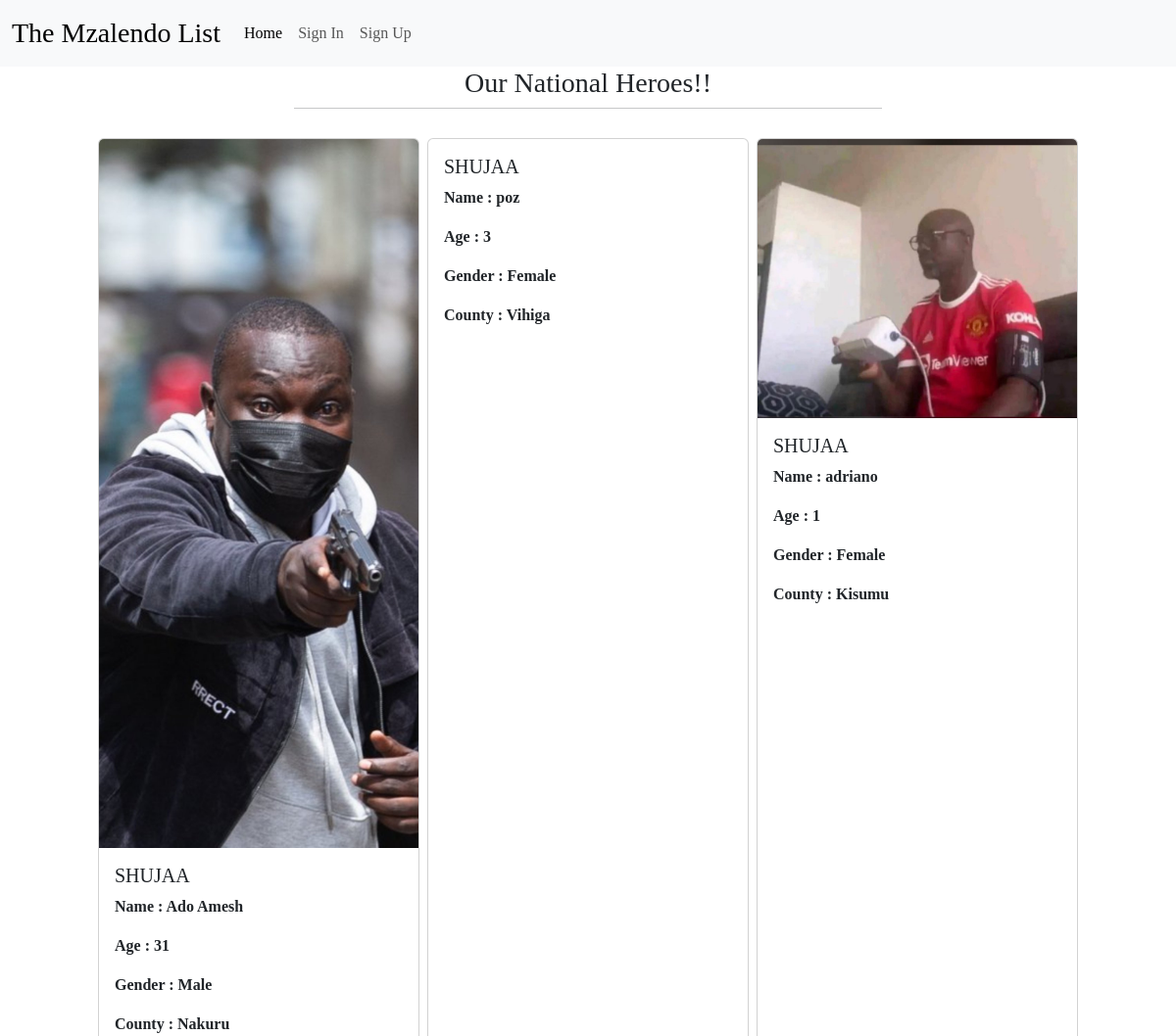
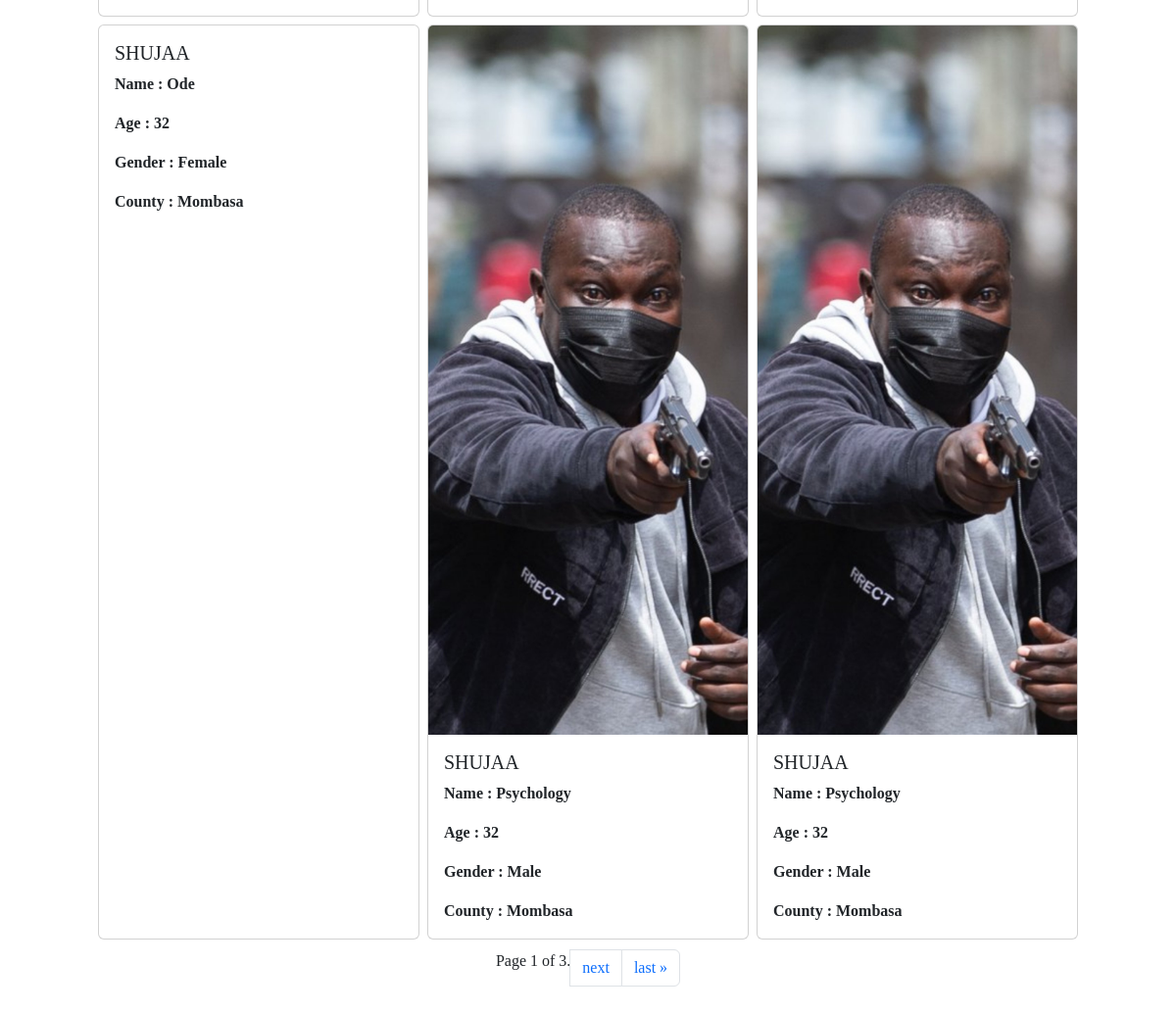
The page / on the database its author committed (2 pictures, top to bottom).
### home/models.py (models this page shows, shortened)
class Mzalendo(models.Model):
    name = models.CharField(max_length=200)
    gender = models.CharField(max_length=50, choices=SEX, blank=True, null=True)
    county = models.CharField(max_length=150, choices=COUNTIES, blank=True, null=True)
    age = models.IntegerField(blank=True, null=True)
    life = models.TextField(blank=True, null=True)
    dod = models.DateField('Date Deceased', blank=True, null=True)
    author = models.CharField(max_length=255)
    cover = models.ImageField(upload_to="covers/", blank=True, verbose_name="Cover Image")
    image_thumbnail = ImageSpecField(source='cover',
                                      processors=[ResizeToFill(150, 150)],
                                      format='JPEG',
                                      options={'quality': 60})
    date_created = models.DateTimeField(auto_now_add=True, editable=False)
    updated_by = models.ForeignKey(
        User, on_delete=models.CASCADE, related_name="mzalendo_updatedby", null=True, blank=True
    )
    hit_count_generic = GenericRelation(
                HitCount,
                object_id_field='object_pk',
                related_query_name='hit_count_generic_relation'
                )
    objects = CustomMzalendoManager()
    def generate_slug(instance):
        return f"{instance.age}-{instance.name}-{instance.county}"
    slug = AutoSlugField(unique=True, always_update=False, populate_from=generate_slug)
    updated_at = models.DateTimeField(auto_now=True, editable=False)
    approved = models.BooleanField(default=False)
    class Meta:
        ordering = ['-date_created']

### home/views.py (the view)
# urls.py: path('', views.mzalendo_list_view, name='index'),
def mzalendo_list_view(request):
    mzalendo_list = Mzalendo.objects.all()
    paginator = Paginator(mzalendo_list, 6)  # Show 10 mzalendos per page
    page_number = request.GET.get('page')
    page_obj = paginator.get_page(page_number)
    return render(request, 'mzalendo/mzalendo_list.html', {'page_obj': page_obj, 'mzalendo': mzalendo_list})

### home/models.py (called while the page is built)
    def get_queryset(self):
        return super().get_queryset().order_by('-date_created')

### home/templates/mzalendo/mzalendo_list.html (shortened to what this page needs)
{% extends "../base.html" %}
{% load static %}
{% load humanize %}
{% block content %}
    {% include "../navbar.html" %}
    <h3 style="text-align: center;">Our National Heroes!!</h3>
    <hr style="width: 50%; margin: 0 auto;">
    <section id="mzalendo-list">
    <div class="row row-cols-1 row-cols-md-3 g-2">
        {% for mzalendo in page_obj %}
            {% include "partials/mzalendo.html" %}
        {% empty %}
            <p style="text-align: center;">No mzalendo posted yet 🙈</p>
        {% endfor %}
    </div>
    <div class="pag-navigation">
        <ul class="pagination justify-content-center">
            <li class="page-item active">
                <span class="sr-only">
                    Page {{ page_obj.number }} of {{ page_obj.paginator.num_pages }}.
                </span>
            </li>
            {% if page_obj.has_next %}
                <li class="page-item">
                    <a class="page-link" href="?page={{ page_obj.next_page_number }}">next</a>
                </li>
                <li class="page-item">
                    <a class="page-link" href="?page={{ page_obj.paginator.num_pages }}">last &raquo;</a>
                </li>
            {% endif %}
        </ul>
    </div>
    </section>
{% endblock %}

### home/templates/partials/mzalendo.html
{% load humanize %}
{% load hitcount_tags %}
    <div class="col">
      <div class="card h-100">
        {% if mzalendo.cover %}
        <img src="{{ mzalendo.cover.url }}" alt="Cover Image" class="card-img-top">
        {% endif %}
        <div class="card-body">
          <h5 class="card-title"> SHUJAA </b></h5>
          <p class="card-text"><a class="page-link" href="{% url 'mzalendo:mzalendo_detail' mzalendo.pk %}"><b>Name : {{ mzalendo.name }}</b></a></p>
          <p class="card-text"><b>Age : {{ mzalendo.age }}</b></p>
          <p class="card-text"><b>Gender : {{ mzalendo.gender }}</b></p>
          <p class="card-text"><b>County : {{ mzalendo.county }}</b></p>
        </div>
      </div>
    </div>

### home/static/css/main.css (style rules this page uses)
* { margin: 0; padding: 0; box-sizing: border-box; font-family: "Georgia", Georgia Bold; }
#mzalendo-list { max-width: 1000px; border-radius: 4px; margin: 30px auto; display: flex; flex-wrap: wrap; justify-content: space-around; }
.pag-navigation { margin: 10px; }

### rows shown on the page
Mzalendo: cover (picture), name "Ado Amesh", age "31", gender "Male", county "Nakuru"
Mzalendo: name "poz", age "3", gender "Female", county "Vihiga"
Mzalendo: cover (picture), name "adriano", age "1", gender "Female", county "Kisumu"
Mzalendo: name "Ode", age "32", gender "Female", county "Mombasa"
Mzalendo: cover (picture), name "Psychology", age "32", gender "Male", county "Mombasa"
Mzalendo: cover (picture), name "Psychology", age "32", gender "Male", county "Mombasa"

### other values the page prints
{{ page_obj.number }} "1"
{{ page_obj.paginator.num_pages }} "3"
